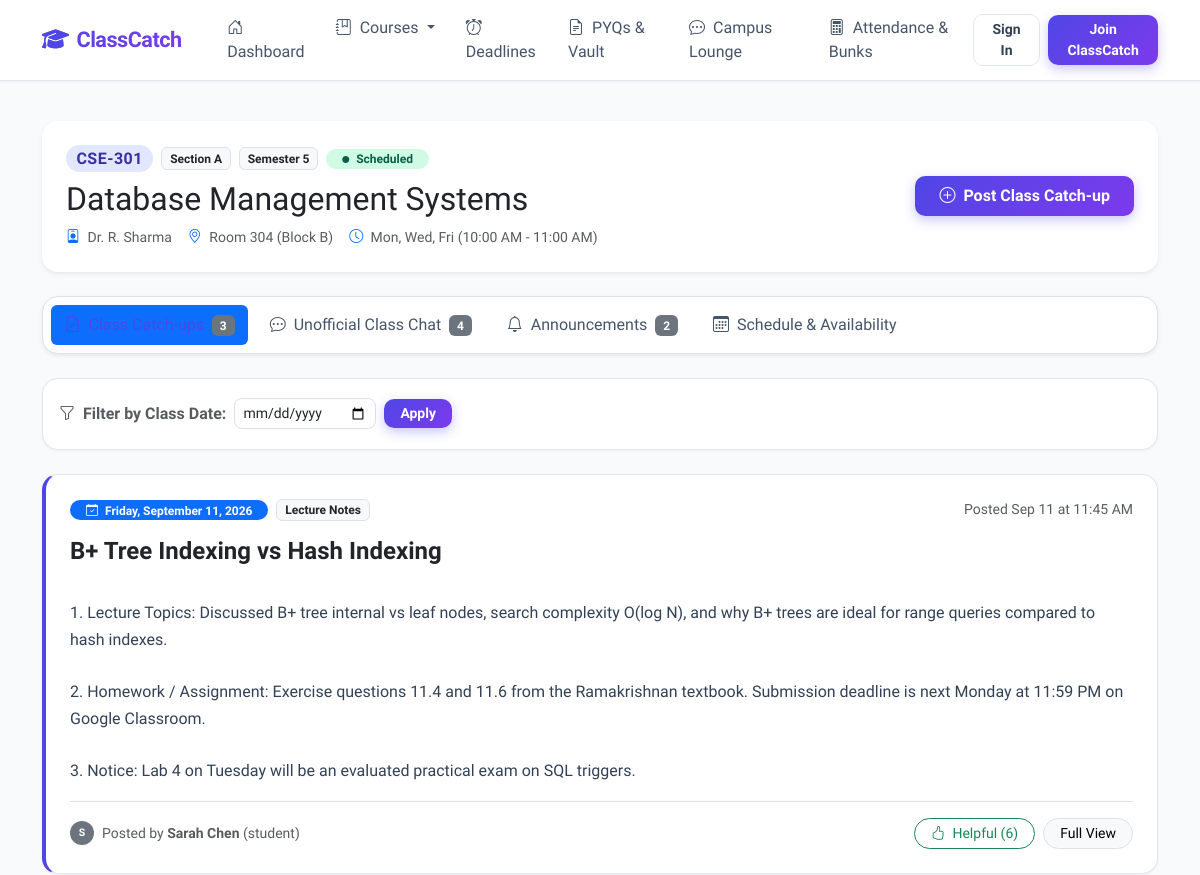
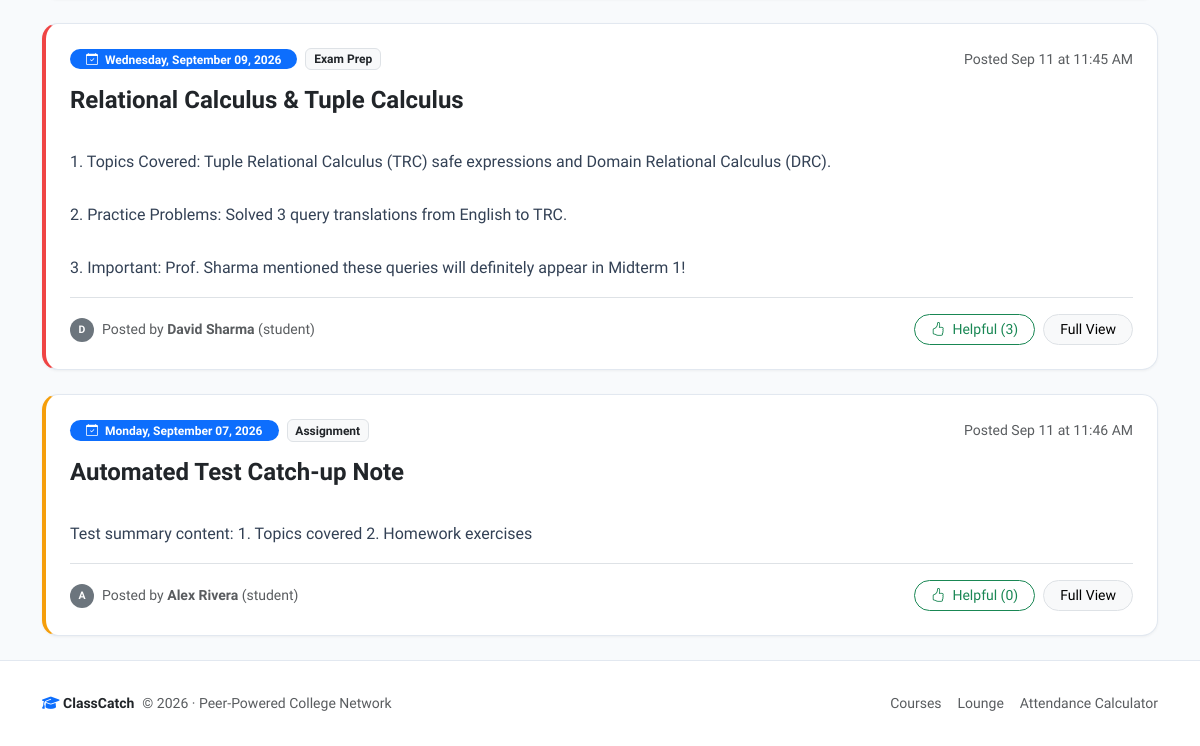
The page /course/1 on the database as committed earlier (2 pictures, top to bottom).
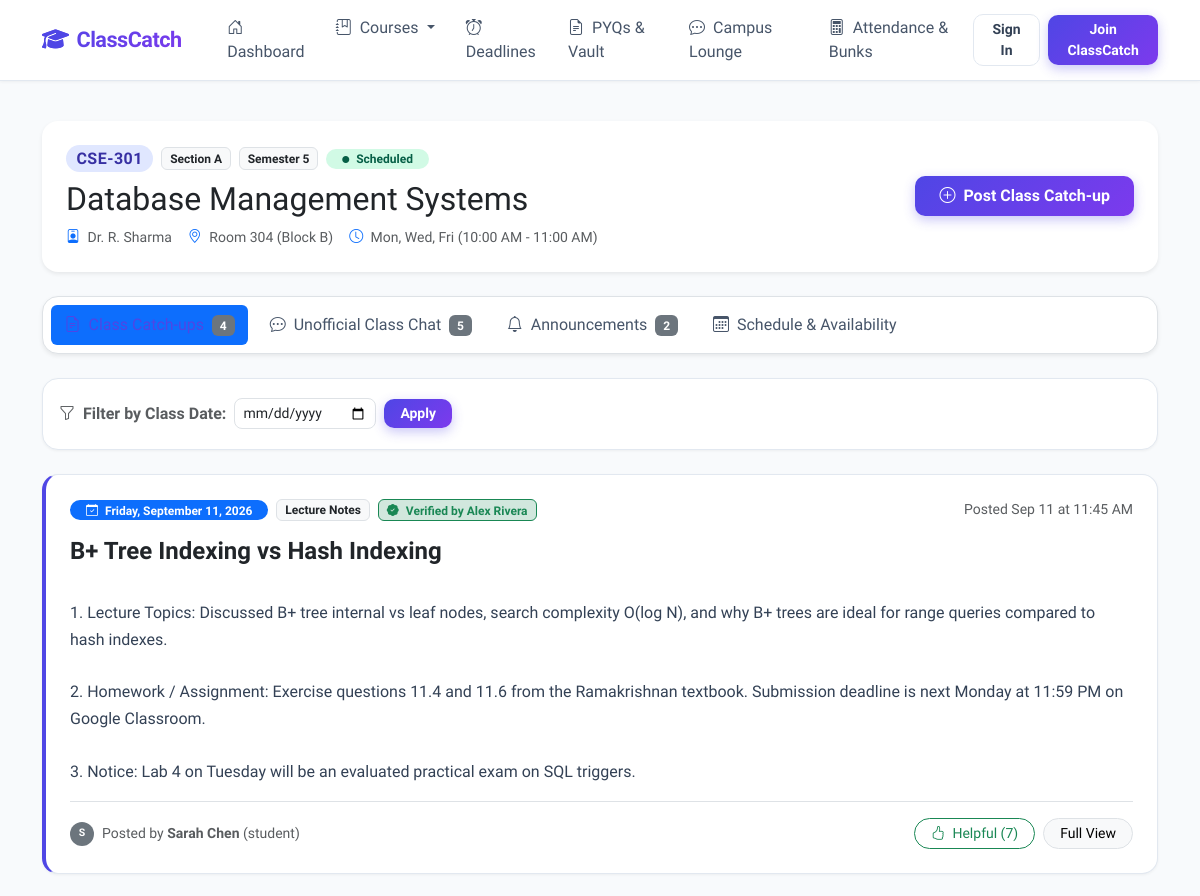
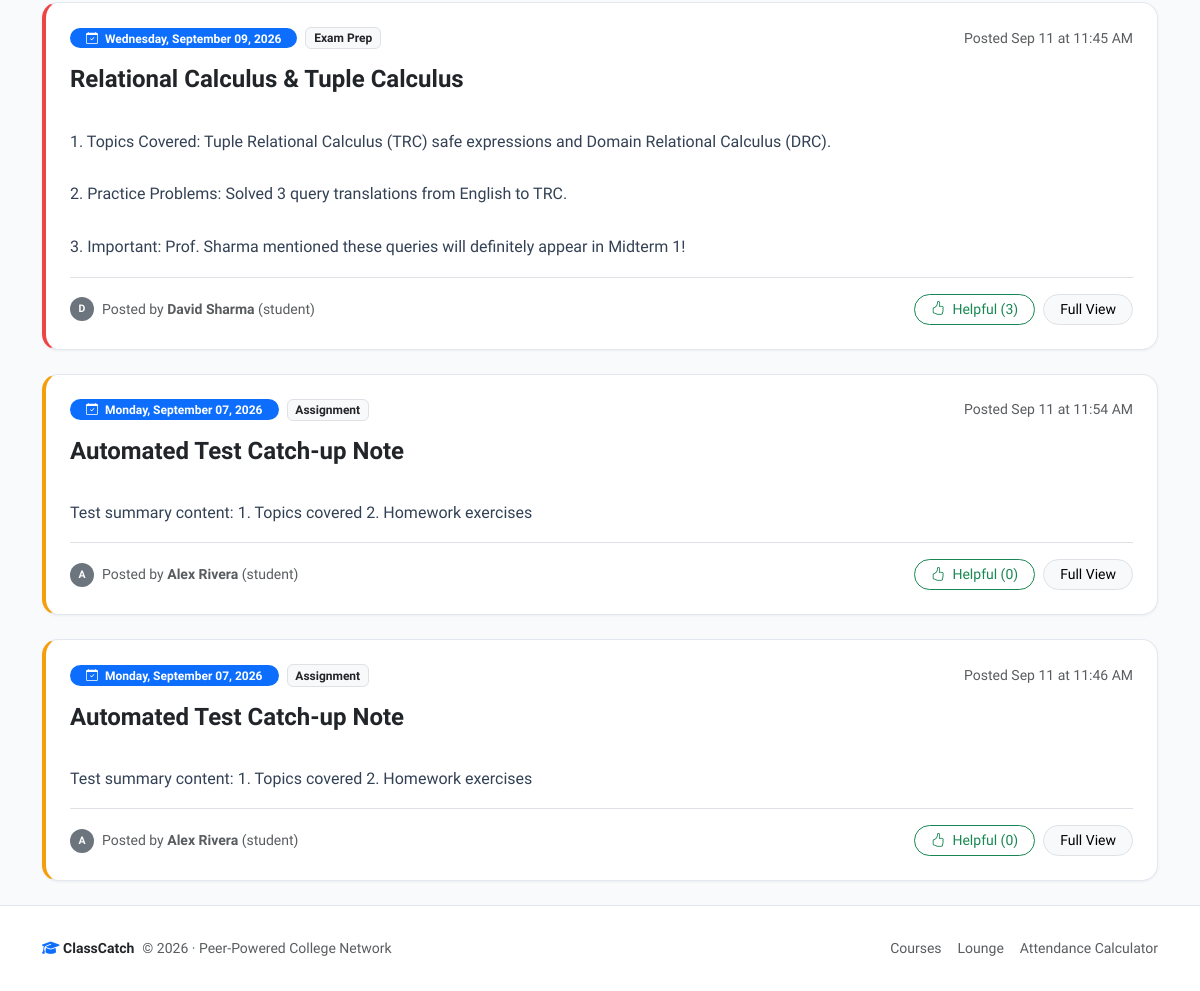
The same page on the database as committed later (2 pictures, top to bottom).
### models.py (models this page shows, shortened)
class Course(db.Model):
    __tablename__ = 'courses'
    id = db.Column(db.Integer, primary_key=True)
    name = db.Column(db.String(150), nullable=False)
    code = db.Column(db.String(20), nullable=False, index=True)
    section = db.Column(db.String(10), default='A', nullable=False)
    semester = db.Column(db.Integer, default=1, nullable=False)
    instructor = db.Column(db.String(120), default='Prof. TBD', nullable=False)
    room = db.Column(db.String(60), default='Lecture Hall 101', nullable=False)
    schedule = db.Column(db.String(150), default='Mon, Wed 10:00 AM - 11:30 AM', nullable=False)
    status = db.Column(db.String(40), default='Scheduled', nullable=False)  # Scheduled, Cancelled, Extra Class
    summaries = db.relationship('Summary', backref='course', lazy=True, cascade='all, delete-orphan')
    chats = db.relationship('ChatMessage', backref='course', lazy=True, cascade='all, delete-orphan')
    announcements = db.relationship('Announcement', backref='course', lazy=True, cascade='all, delete-orphan')
    attendances = db.relationship('AttendanceRecord', backref='course', lazy=True, cascade='all, delete-orphan')
    deadlines = db.relationship('Deadline', backref='course', lazy=True, cascade='all, delete-orphan')
    resources = db.relationship('Resource', backref='course', lazy=True, cascade='all, delete-orphan')
    @property
    def full_title(self):
        return f"{self.code} - {self.name} (Sec {self.section})"

class Summary(db.Model):
    __tablename__ = 'summaries'
    id = db.Column(db.Integer, primary_key=True)
    course_id = db.Column(db.Integer, db.ForeignKey('courses.id'), nullable=False, index=True)
    user_id = db.Column(db.Integer, db.ForeignKey('users.id'), nullable=False, index=True)
    date = db.Column(db.Date, nullable=False, index=True)
    topic = db.Column(db.String(200), nullable=True)
    category = db.Column(db.String(50), default='Lecture Notes', nullable=False)  # Lecture Notes, Assignment, Exam Prep
    content = db.Column(db.Text, nullable=False)
    helpful_count = db.Column(db.Integer, default=0, nullable=False)
    is_verified = db.Column(db.Boolean, default=False, nullable=False)
    verified_by = db.Column(db.String(100), nullable=True)
    created_at = db.Column(db.DateTime, default=datetime.utcnow, nullable=False)

class User(UserMixin, db.Model):
    __tablename__ = 'users'
    id = db.Column(db.Integer, primary_key=True)
    name = db.Column(db.String(100), nullable=False)
    email = db.Column(db.String(120), unique=True, nullable=False, index=True)
    password_hash = db.Column(db.String(255), nullable=False)
    role = db.Column(db.String(20), default='student', nullable=False)
    avatar_color = db.Column(db.String(20), default='indigo', nullable=False)
    karma = db.Column(db.Integer, default=50, nullable=False)
    summaries = db.relationship('Summary', backref='author', lazy=True, cascade='all, delete-orphan')
    chats = db.relationship('ChatMessage', backref='author', lazy=True, cascade='all, delete-orphan')
    announcements = db.relationship('Announcement', backref='author', lazy=True, cascade='all, delete-orphan')
    attendance_records = db.relationship('AttendanceRecord', backref='student', lazy=True, cascade='all, delete-orphan')
    deadlines = db.relationship('Deadline', backref='author', lazy=True, cascade='all, delete-orphan')
    resources = db.relationship('Resource', backref='author', lazy=True, cascade='all, delete-orphan')

### app.py (the view)
@app.route('/course/<int:course_id>', methods=['GET'])
def course_detail(course_id):
    course = Course.query.get_or_404(course_id)
    active_tab = request.args.get('tab', 'summaries')
    date_filter = request.args.get('date')
    query = Summary.query.filter_by(course_id=course.id)
    if date_filter:
        try:
            filter_date_obj = datetime.strptime(date_filter, '%Y-%m-%d').date()
            query = query.filter_by(date=filter_date_obj)
        except ValueError:
            flash('Invalid date filter provided. Showing all dates.', 'warning')
    summaries = query.order_by(Summary.date.desc(), Summary.created_at.desc()).all()
    chats = ChatMessage.query.filter_by(course_id=course.id).order_by(ChatMessage.created_at.asc()).all()
    announcements = Announcement.query.filter_by(course_id=course.id).order_by(Announcement.created_at.desc()).all()
    summary_form = SummaryForm()
    summary_form.course_id.choices = [(course.id, course.full_title)]
    summary_form.course_id.data = course.id
    summary_form.date.data = date.today()
    chat_form = ChatMessageForm()
    announcement_form = AnnouncementForm()
    return render_template(
        'course.html',
        title=f"{course.code} Hub",
        course=course,
        active_tab=active_tab,
        summaries=summaries,
        chats=chats,
        announcements=announcements,
        summary_form=summary_form,
        chat_form=chat_form,
        announcement_form=announcement_form,
        date_filter=date_filter
    )

### templates/course.html (shortened to what this page needs)
{% extends "base.html" %}
{% block content %}
<div class="card card-modern p-4 mb-4 border-0 shadow-sm bg-white">
    <div class="row align-items-center">
        <div class="col-lg-8">
            <div class="d-flex flex-wrap align-items-center gap-2 mb-2">
                <span class="badge badge-code fs-6">{{ course.code }}</span>
                <span class="badge bg-light text-dark border">Section {{ course.section }}</span>
                <span class="badge bg-light text-dark border">Semester {{ course.semester }}</span>
                <span class="badge {% if course.status == 'Scheduled' %}badge-status-scheduled{% else %}badge-status-cancelled{% endif %} rounded-pill px-3 py-1">
                    <i class="bi bi-circle-fill me-1" style="font-size: 7px;"></i> {{ course.status }}
                </span>
            </div>
            <h2 class="fw-extrabold mb-1">{{ course.name }}</h2>
            <div class="text-muted small d-flex flex-wrap gap-3 mt-2">
                <span><i class="bi bi-person-badge text-primary me-1"></i> {{ course.instructor }}</span>
                <span><i class="bi bi-geo-alt text-primary me-1"></i> {{ course.room }}</span>
                <span><i class="bi bi-clock text-primary me-1"></i> {{ course.schedule }}</span>
            </div>
        </div>
        <div class="col-lg-4 text-lg-end mt-3 mt-lg-0">
            <button class="btn btn-primary-gradient px-4 py-2" data-bs-toggle="collapse" data-bs-target="#quickPostBox" aria-expanded="false" id="btn-toggle-quick-post">
                <i class="bi bi-plus-circle me-1"></i> Post Class Catch-up
            </button>
        </div>
    </div>
</div>
<ul class="nav nav-pills mb-4 gap-2 bg-white p-2 rounded-4 border shadow-sm" id="courseTabs" role="tablist">
    <li class="nav-item">
        <a class="nav-link {% if active_tab == 'summaries' %}active{% endif %}" href="{{ url_for('course_detail', course_id=course.id, tab='summaries') }}" id="tab-summaries">
            <i class="bi bi-file-earmark-text me-1"></i> Class Catch-ups <span class="badge bg-secondary ms-1">{{ summaries|length }}</span>
        </a>
    </li>
    <li class="nav-item">
        <a class="nav-link {% if active_tab == 'chat' %}active{% endif %}" href="{{ url_for('course_detail', course_id=course.id, tab='chat') }}" id="tab-chat">
            <i class="bi bi-chat-dots me-1"></i> Unofficial Class Chat <span class="badge bg-secondary ms-1">{{ chats|length }}</span>
        </a>
    </li>
    <li class="nav-item">
        <a class="nav-link {% if active_tab == 'announcements' %}active{% endif %}" href="{{ url_for('course_detail', course_id=course.id, tab='announcements') }}" id="tab-announcements">
            <i class="bi bi-bell me-1"></i> Announcements <span class="badge bg-secondary ms-1">{{ announcements|length }}</span>
        </a>
    </li>
    <li class="nav-item">
        <a class="nav-link {% if active_tab == 'schedule' %}active{% endif %}" href="{{ url_for('course_detail', course_id=course.id, tab='schedule') }}" id="tab-schedule">
            <i class="bi bi-calendar3 me-1"></i> Schedule & Availability
        </a>
    </li>
</ul>
{% if active_tab == 'summaries' %}
    <div class="card card-modern p-3 mb-4 bg-white">
        <form method="GET" action="{{ url_for('course_detail', course_id=course.id) }}" class="row g-2 align-items-center">
            <div class="col-auto">
                <label for="date-filter-input" class="col-form-label fw-bold small text-muted">
                    <i class="bi bi-funnel me-1"></i> Filter by Class Date:
                </label>
            </div>
            <div class="col-auto">
                <input type="date" id="date-filter-input" name="date" class="form-control form-control-sm rounded-3" value="{{ date_filter or '' }}">
            </div>
            <div class="col-auto">
                <button type="submit" class="btn btn-sm btn-primary-gradient px-3" id="btn-filter-date">Apply</button>
            </div>
        </form>
    </div>
    <div class="row g-4">
        {% for s in summaries %}
            <div class="col-12">
                <div class="card card-modern p-4 summary-card {% if s.category == 'Assignment' %}assignment-border{% elif s.category == 'Exam Prep' %}exam-border{% endif %}">
                    <div class="d-flex flex-wrap justify-content-between align-items-center mb-3">
                        <div class="d-flex align-items-center gap-2 flex-wrap">
                            <span class="badge bg-primary rounded-pill px-3 py-1">
                                <i class="bi bi-calendar-check me-1"></i> {{ s.date.strftime('%A, %B %d, %Y') }}
                            </span>
                            <span class="badge bg-light text-dark border">{{ s.category }}</span>
                            {% if s.is_verified %}
                                <span class="badge bg-success-subtle text-success border border-success px-2 py-1" title="Verified accurate by {{ s.verified_by or 'CR' }}">
                                    <i class="bi bi-patch-check-fill me-1"></i> Verified by {{ s.verified_by or 'CR' }}
                                </span>
                            {% endif %}
                        </div>
                        <div class="text-muted small">
                            Posted {{ s.created_at.strftime('%b %d at %I:%M %p') }}
                        </div>
                    </div>
                    <h4 class="fw-bold text-dark mb-2">
                        <a href="{{ url_for('summary_detail', summary_id=s.id) }}" class="text-decoration-none text-dark">
                            {{ s.topic or 'Class Highlights & Notes' }}
                        </a>
                    </h4>
                    <div class="summary-content-preview mb-3">
                        {{ s.content }}
                    </div>
                    <div class="pt-3 border-top d-flex justify-content-between align-items-center flex-wrap gap-2">
                        <div class="d-flex align-items-center gap-2 small text-muted">
                            <span class="badge rounded-circle bg-secondary text-white p-2" style="width: 24px; height: 24px; display: inline-flex; align-items: center; justify-content: center;">
                                {{ s.author.name[0]|upper }}
                            </span>
                            <span>Posted by <strong>{{ s.author.name }}</strong> ({{ s.author.role }})</span>
                        </div>
                        <div class="d-flex align-items-center gap-2">
                            <form action="{{ url_for('mark_helpful', summary_id=s.id) }}" method="POST" class="d-inline">
                                <button type="submit" class="btn btn-sm btn-outline-success rounded-pill px-3">
                                    <i class="bi bi-hand-thumbs-up me-1"></i> Helpful ({{ s.helpful_count }})
                                </button>
                            </form>
                            <a href="{{ url_for('summary_detail', summary_id=s.id) }}" class="btn btn-sm btn-light border rounded-pill px-3">
                                Full View
                            </a>
                        </div>
                    </div>
                </div>
            </div>
        {% endfor %}
    </div>
{% endif %}
{% endblock %}

Rows that differ between the two databases and show on the page:
changed Summary "B+ Tree Indexing vs Hash Indexing": is_verified False → True (drawn); verified_by (not shown) → "Alex Rivera"; helpful_count "6" → "7"
added Summary: date "Monday, September 07, 2026", category "Assignment", created_at "Sep 11 at 11:54 AM", topic "Automated Test Catch-up Note", content "Test summary content: 1. Topics covered 2. Homework exercises", author "A", author.name "Alex Rivera", author.role "student", helpful_count "0"
Other text that changed with them:
{{ summaries|length }}: "3" → "4"
{{ chats|length }}: "4" → "5"
